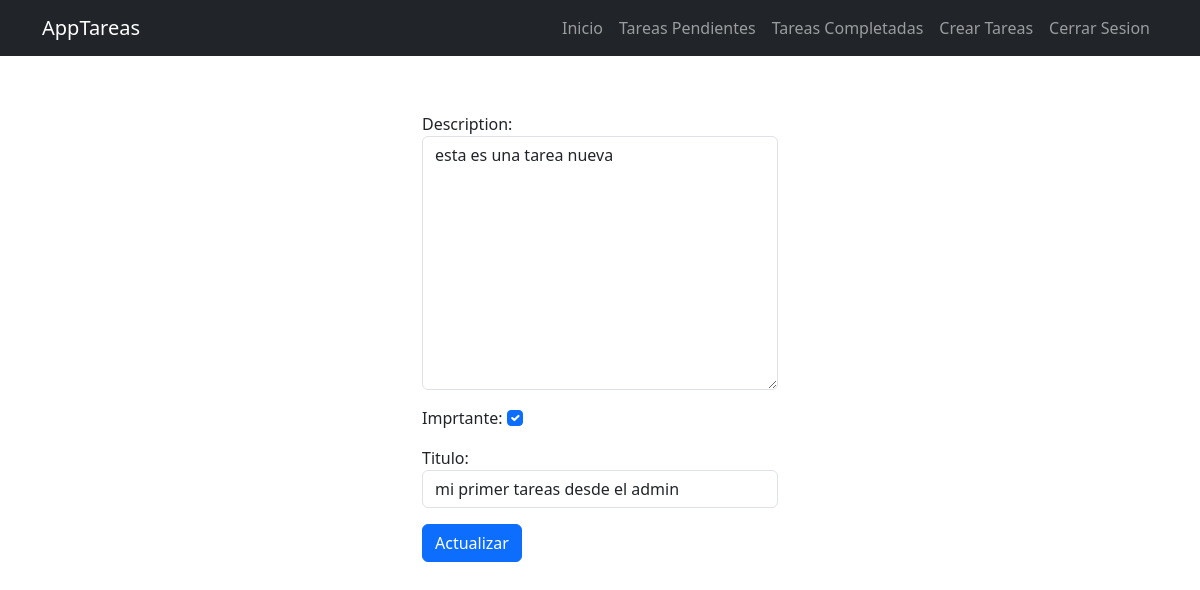
Screenshot of /tasks/1/ (signed in) with the database file from the repository.
### tasks/models.py (models this page shows, shortened)
class Task(models.Model):
    titulo = models.CharField(max_length=100)
    description = models.TextField(max_length=100)
    creacion = models.DateTimeField(auto_now_add=True)
    frcha_completado = models.DateTimeField(null=True, blank=True)
    imprtante = models.BooleanField(default=False)
    user = models.ForeignKey(User, on_delete=models.CASCADE)

### tasks/views.py (the view, shortened to what this page needs)
# urls.py: path('tasks/<int:task_id>/',views.task_detail, name='task_detail'),
@login_required
def task_detail(request, task_id):
    if request.method == 'GET':
        tasks = get_object_or_404(Task, pk=task_id, user=request.user)
        form = TaskForm(instance=tasks)
        return render(request, 'task_detail.html', {'tasks': tasks, 'form': form})

### tasks/forms.py
class TaskForm(forms.ModelForm):
    class Meta:
        model = Task
        fields =  {'titulo','description', 'imprtante'}
        widgets = {
            'titulo': forms.TextInput(attrs={'class': 'form-control', 'placeholder': 'escribe un titulo'}),
            'description': forms.Textarea(attrs={'class': 'form-control', 'placeholder': 'escribe una descripcion'}),
            'imprtante': forms.CheckboxInput(attrs={'class': 'form-check-input text-center'}),
        }

### tasks/templates/task_detail.html (shortened to what this page needs)
{% extends "base.html" %}
{% block content %}
<main class="container">
    <div class="row">
        <div class="col-md-4 offset-md-4 mt-5">
    <form method="POST">
        {{form.as_p}}
        <button class="btn btn-primary">
            Actualizar
        </button>
    </form>
        </div>
    </div>
</main>
{% endblock %}

### rows the page displays
Task: description "esta es una tarea nueva", imprtante "☑", titulo "mi primer tareas desde el admin"
